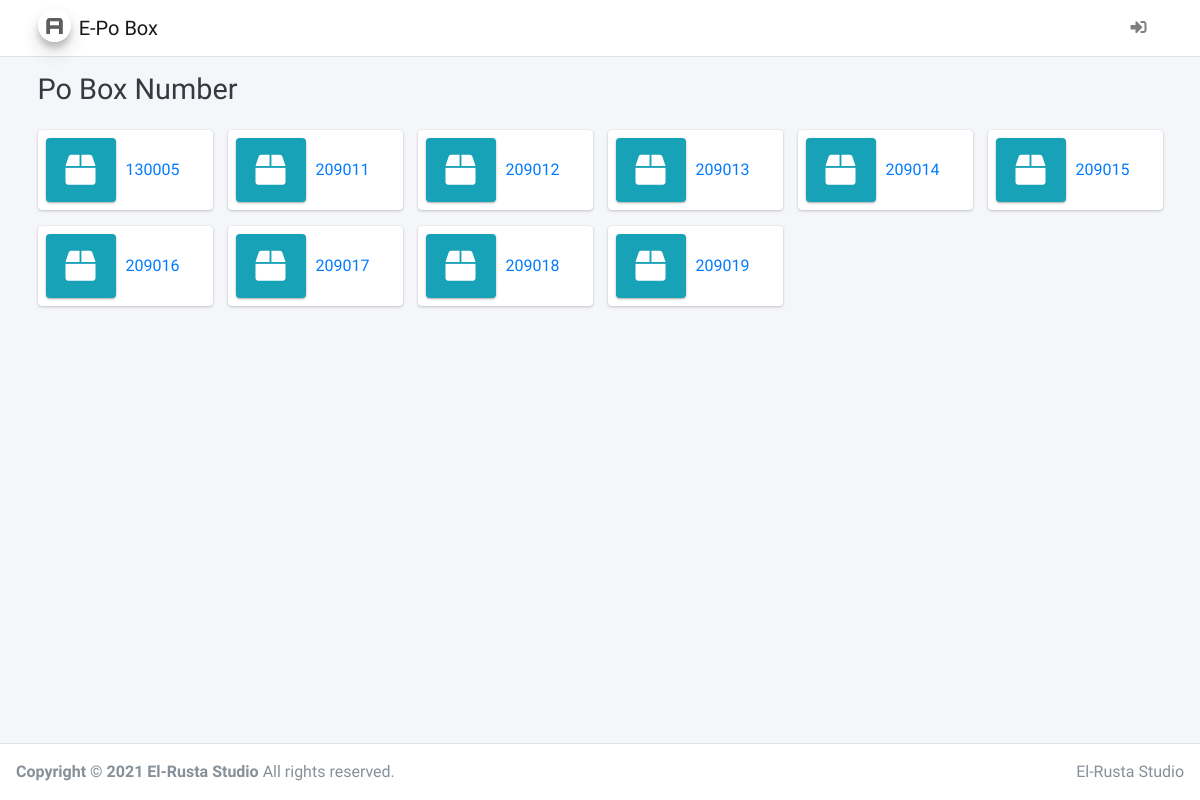
Before: / with the older database file.
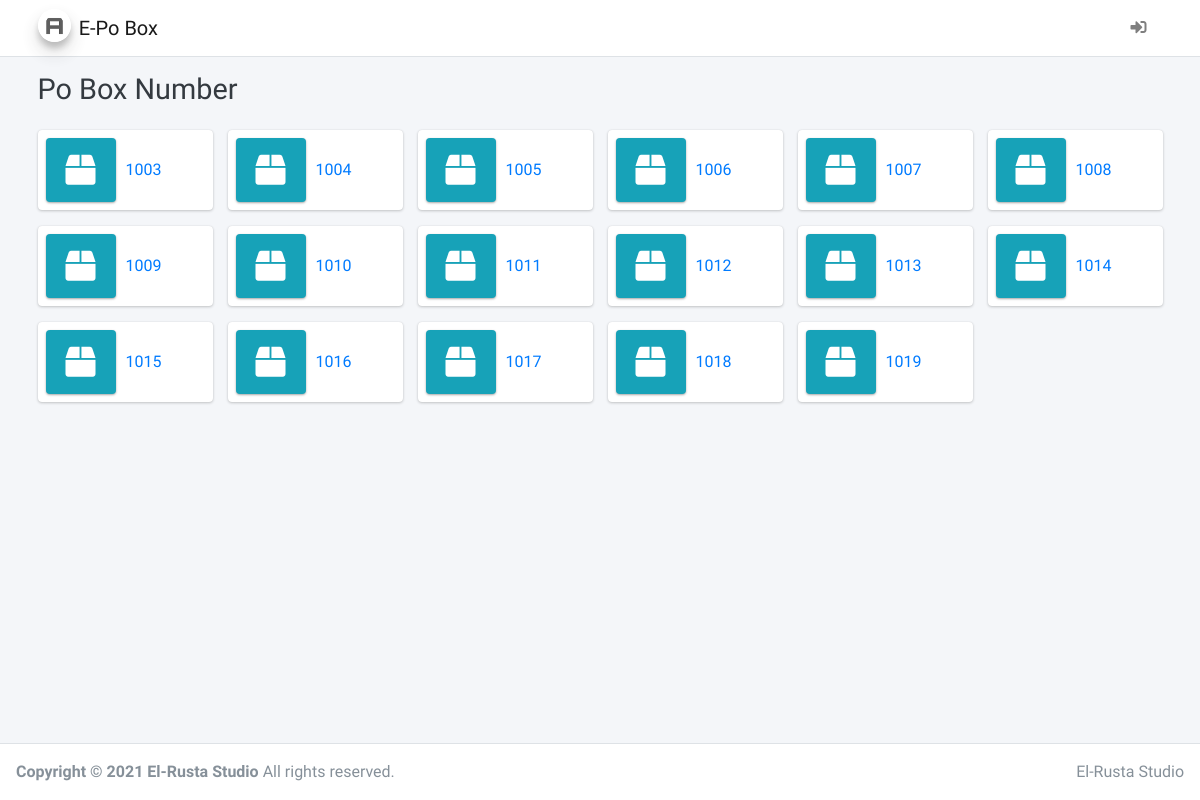
After: the same page with the newer database file.
### tables this page shows
CREATE TABLE IF NOT EXISTS `pobox` (
  `pobox_id` varchar(50) NOT NULL,
  `pobox_office` varchar(50) DEFAULT NULL,
  `pobox_price` varchar(50) DEFAULT NULL,
  `pobox_status` varchar(1) DEFAULT NULL,
  `pobox_status_sale` varchar(1) DEFAULT NULL,
  PRIMARY KEY (`pobox_id`)
);

### application/controllers/Transaction.php (called while the page is built, shortened)
<?php
class Transaction extends CI_Controller {
	public function __construct() {
		$this->load->model('TransactionModel');
	}
	public function index() {
		$data['js_p'] = "transaction.js";
		$data['GetAllPoBox'] = $this->TransactionModel->get_all_pobox();
		$this->load->view('layouts/header_fe.php');
		$this->load->view('transaction/transaction_index', $data);
		$this->load->view('layouts/footer_fe.php', $data);
	}
}

### index.php (called while the page is built, shortened)
<?php
require_once BASEPATH.'core/CodeIgniter.php';

### application/models/TransactionModel.php (called while the page is built, shortened)
<?php
class TransactionModel extends CI_Model {
	public function get_all_pobox() {
		$this->db->select('*');
		$this->db->from('pobox');
		$query = $this->db->get();
		return $query->result();
	}
	public function get_byid_transaction($param, $transaction_pobox) {
		$this->db->select('*');
		$this->db->from('transaction');
		$this->db->where($param, $transaction_pobox);
		$this->db->order_by('transaction_id', 'DESC');
		$query = $this->db->get();
		return $query->row();
	}
}

### application/views/transaction/transaction_index.php (the view, shortened to what this page needs)
<body class="hold-transition layout-top-nav">
    <div class="wrapper">
        <?php $this->load->view('layouts/top_menu_fe.php'); ?>
        <div class="content-wrapper">
            <div class="content-header">
                <div class="container">
                    <?php $valDate = @$this->TransactionModel->get_byid_transaction('transaction_user', $this->session->userdata('user_id')); ?>
                    <div class="row mb-2">
                        <div class="col-sm-6">
                            <h1 class="m-0 text-dark"> Po Box Number <?= @$valDate->transaction_pobox ?></h1>
                        </div>
                    </div>
                </div>
            </div>
            <?php if (@$valDate->transaction_status == '3' && @$this->TransactionModel->get_expired_po_box($valDate->transaction_pobox, $this->session->userdata('user_id'))->transaction_until_date >= date('Y-m-d')) { ?>
                <div class="content">
                    <div class="container">
                        <div class="row">
                            <div class="col-12 col-sm-12 col-md-12">
                                <div class="card">
                                    <div class="card-header">
                                        <h3 class="card-title">Parcel List</h3>
                                    </div>
                                    <div class="card-body">
                                        <a href="<?php echo base_url('Transaction/takeParcel/'.@$valDate->transaction_pobox) ?>" class="btn btn-primary" style="margin-bottom: 20px;">Take Parcel</a>
                                        <table id="example1" class="table table-bordered table-hover">
                                            <thead>
                                                <tr>
                                                    <th>#</th>
                                                    <th>No Barcode / No Resi</th>
                                                    <th>Entry Officer</th>
                                                    <th>Entry Date</th>
                                                </tr>
                                            </thead>
                                            <tbody>
                                                <?php
                                                $GetByPoBoxShipment = $this->TransactionModel->get_bypobox_shipment(@$valDate->transaction_pobox);
                                                $no = 1;
                                                foreach ($GetByPoBoxShipment as $key => $value) {
                                                ?>
                                                <tr>
                                                    <td><?= $no++ ?></td>
                                                    <td><?= $value->shipment_barcode ?></td>
                                                    <td><?= $this->TransactionModel->get_byid_user($value->shipment_officer)->user_name ?></td>
                                                    <td><?= $value->shipment_date_entry ?></td>
                                                </tr>
                                                <?php } ?>
                                            </tbody>
                                        </table>
                                    </div>
                                </div>
                            </div>
                        </div>
                    </div>
                </div>
            <?php }elseif (@$valDate == NULL || @$this->TransactionModel->get_expired_po_box($valDate->transaction_pobox, $this->session->userdata('user_id'))->transaction_until_date < date('Y-m-d')) { ?>
                <div class="content">
                    <div class="container">
                        <div class="row">
                            <?php foreach ($GetAllPoBox as $key => $value) {
                                $getPoBoxTrx = @$this->TransactionModel->get_byid_transaction('transaction_pobox', $value->pobox_id);
                                if ($getPoBoxTrx == NULL || str_replace('-', '', @$getPoBoxTrx->transaction_until_date) < date('Ymd')) {
                            ?>
                                <div class="col-12 col-sm-6 col-md-2">
                                    <a href="<?= base_url('Transaction/detail_pobox?id='.$value->pobox_id) ?>">
                                        <div class="info-box">
                                            <span class="info-box-icon bg-info elevation-1"><i class="fas fa-box"></i></span>
                                            <div class="info-box-content">
                                                <span class="info-box-text"><?= $value->pobox_id ?></span>
                                            </div>
                                        </div>
                                    </a>
                                </div>
                            <?php }} ?>
                        </div>
                    </div>
                </div>
            <?php } ?>
        </div>
        <?php $this->load->view('layouts/content_footer_fe.php'); ?>
    </div>
</body>

### application/views/layouts/header_fe.php (shortened to what this page needs)
<!DOCTYPE html>
<html lang="en">
<head>
    <link rel="stylesheet" href="<?= base_url('assets/') ?>plugins/fontawesome-free/css/all.min.css">
	<link rel="stylesheet" href="https://code.ionicframework.com/ionicons/2.0.1/css/ionicons.min.css">
  	<link rel="stylesheet" href="<?= base_url('assets/') ?>plugins/daterangepicker/daterangepicker.css">
    <link rel="stylesheet" href="<?= base_url('assets/') ?>plugins/bootstrap4-duallistbox/bootstrap-duallistbox.min.css">
    <link rel="stylesheet" href="<?= base_url('assets/') ?>plugins/tempusdominus-bootstrap-4/css/tempusdominus-bootstrap-4.min.css">
    <link rel="stylesheet" href="<?= base_url('assets/') ?>plugins/sweetalert2-theme-bootstrap-4/bootstrap-4.min.css">
    <link rel="stylesheet" href="<?= base_url('assets/') ?>plugins/datatables-bs4/css/dataTables.bootstrap4.min.css">
    <link rel="stylesheet" href="<?= base_url('assets/') ?>plugins/datatables-responsive/css/responsive.bootstrap4.min.css">
    <link rel="stylesheet" href="<?= base_url('assets/') ?>dist/css/adminlte.min.css">
</head>

### application/views/layouts/top_menu_fe.php (shortened to what this page needs)
<nav class="main-header navbar navbar-expand-md navbar-light navbar-white">
    <div class="container">
        <a href="<?= base_url(); ?>" class="navbar-brand">
            <img src="<?= base_url('assets/') ?>dist/img/AdminLTELogo.png" alt="AdminLTE Logo" class="brand-image img-circle elevation-3" style="opacity: .8">
            <span class="brand-text font-weight-light">E-Po Box</span>
        </a>
      <ul class="order-1 order-md-3 navbar-nav navbar-no-expand ml-auto">
        <li class="nav-item">
          <?php if ($this->session->userdata('user_email') != NULL) { ?>
            <a class="nav-link" href="<?= base_url('Profile') ?>">
              <i class="fas fa-user-circle"></i>
            </a>
          <?php }else{ ?>
            <a class="nav-link" href="<?= base_url('Login') ?>">
              <i class="fas fa-sign-in-alt"></i>
            </a>
            <?php } ?>
        </li>
      </ul>
    </div>
</nav>

### application/views/layouts/content_footer_fe.php
<footer class="main-footer">
    <div class="float-right d-none d-sm-inline">
        El-Rusta Studio
    </div>
    <strong>Copyright &copy; 2021 El-Rusta Studio</strong> All rights reserved.
</footer>

### application/views/layouts/footer_fe.php (shortened to what this page needs)
</html>

Changed rows visible on the page:
removed pobox: pobox_id "130005"
removed pobox: pobox_id "209011"
removed pobox: pobox_id "209012"
removed pobox: pobox_id "209013"
removed pobox: pobox_id "209014"
removed pobox: pobox_id "209015"
removed pobox: pobox_id "209016"
removed pobox: pobox_id "209017"
removed pobox: pobox_id "209018"
removed pobox: pobox_id "209019"
added pobox: pobox_id "1003"
added pobox: pobox_id "1004"
added pobox: pobox_id "1005"
added pobox: pobox_id "1006"
added pobox: pobox_id "1007"
added pobox: pobox_id "1008"
added pobox: pobox_id "1009"
added pobox: pobox_id "1010"
added pobox: pobox_id "1011"
added pobox: pobox_id "1012"
added pobox: pobox_id "1013"
added pobox: pobox_id "1014"
added pobox: pobox_id "1015"
added pobox: pobox_id "1016"
added pobox: pobox_id "1017"
added pobox: pobox_id "1018"
added pobox: pobox_id "1019"
